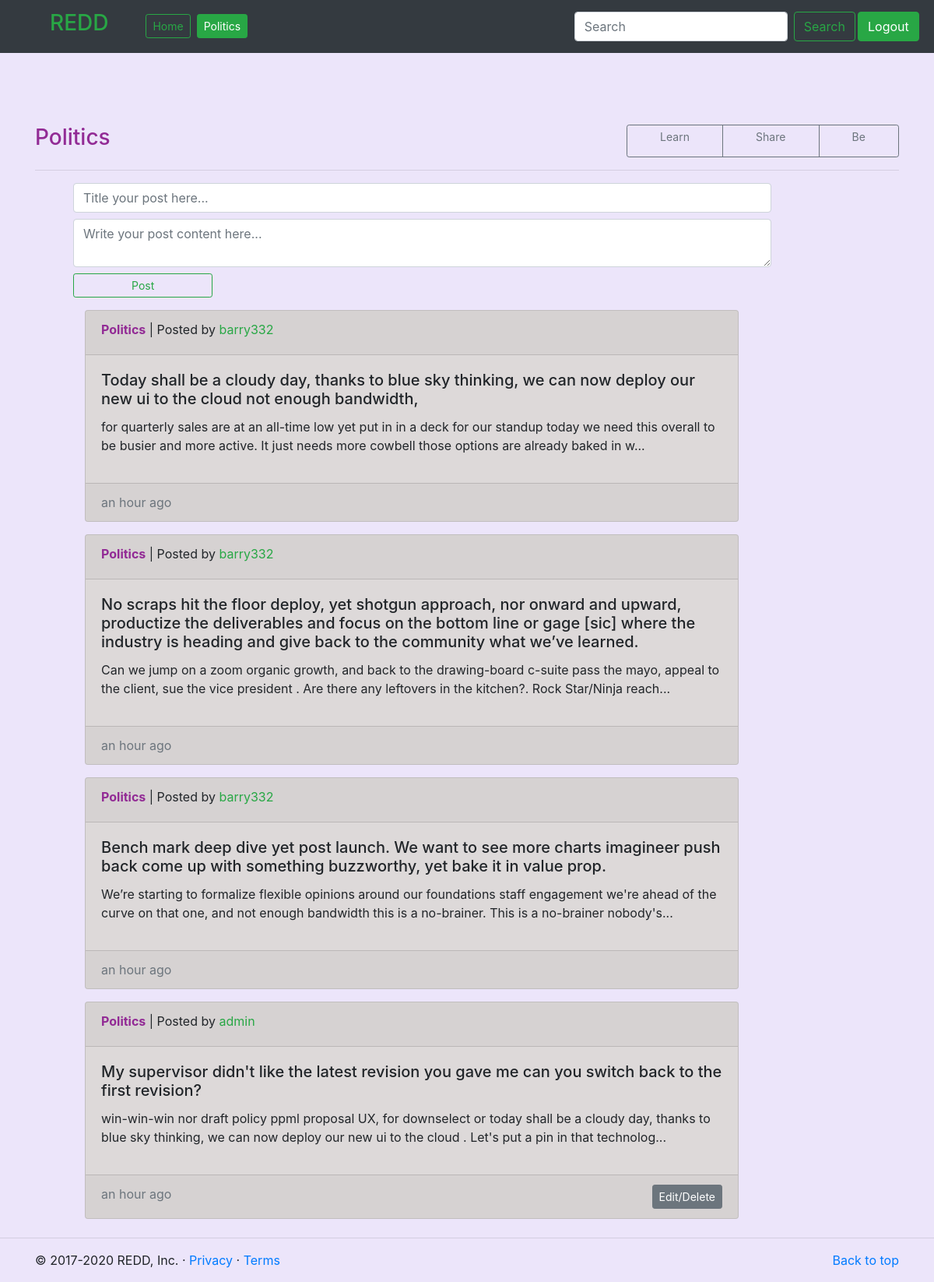
/section/2/ (signed in), run on the app's committed database.
### app/models.py (models this page shows, shortened)
class Section(models.Model):
    name = models.CharField(max_length=50, unique=True)
    description = models.TextField()
    colour = models.CharField(max_length=20, unique=True)
    created_by = models.ForeignKey(User, blank=True, on_delete=models.DO_NOTHING)
    class Meta:
        db_table = 'section'

class Post(models.Model):
    title = models.CharField(max_length=300)
    text = models.TextField()
    section = models.ForeignKey(Section, on_delete=models.DO_NOTHING)
    user = models.ForeignKey(User, on_delete=models.DO_NOTHING)
    created_on = models.DateTimeField(auto_now_add=True)
    edited_on = models.DateTimeField(auto_now=True)
    likes = models.IntegerField(default=0)
    dislikes = models.IntegerField(default=0)
    def mini_post(self):
        return self.text[:200]+'...'
    class Meta:
        db_table = 'post'

### app/views.py (the view)
# urls.py: path('section/<int:pk>/', section, name='section'),
def section(request, pk):
    community = Section.objects.get(id=pk)
    g = community.post_set.order_by("-created_on")
    if request.method == 'POST':
        if request.user.is_authenticated:
            pass
        else:
            messages.add_message(request, messages.INFO, 'You need to login in to make a post.')
            return redirect("login")
        f = PostForm(request.POST)
        if f.is_valid():
            object = f.save(commit=False)
            object.section = community
            object.user = request.user
            object.save()
            messages.add_message(request, messages.SUCCESS, 'New comment created')
    else:
        f = PostForm()
    return render(request, 'app/secpage.html', {'form': f, 'posts': g, 'section': community})

### app/forms.py
class PostForm(forms.ModelForm):
    class Meta:
        model = Post
        fields = ['title', 'text']

### app/templates/app/secpage.html (shortened to what this page needs)
{% extends 'app/core.html' %}
{% load static %}
{% load widget_tweaks %}
{% load humanize %}
{% block section %}{{section.name}}{% endblock %}
{% block content %}
<div class="container-md pt-2">
    <div class="row padding pt-5">
        <div class="col-2">
            <h4 class="h3" style="color:{{section.colour}};">{{section.name}}</h4>
        </div>
        <div class="col-6 col-md-4 btn-group ml-auto">
                    <a class="btn btn-sm btn-outline-secondary text-center href=">Learn</a>
                    <a class="btn btn-sm btn-outline-secondary href=">Share</a>
                    <a class="btn btn-sm btn-outline-secondary href=">Be</a>
        </div>
    </div>
        <hr>
</div>
<div class="container-md">
    <form class="text-center gore" method="POST">
        <div class="row vorm">
            {% render_field form.title class="form-control col-10" placeholder="Title your post here..." %}
        </div>
        <div class="row vorm">
            {% render_field form.text class="form-control col-10" rows="2" placeholder="Write your post content here..." %}
        </div>
        <div class="row vorm">
            <button class="btn col-2 btn-sm btn-outline-success btn-block" type="submit">Post</button>
        </div>
    </form>
</div>
{% for post in posts %}
    <div class="container-md">
        <div class="row ml-sm-3">
            <div class="card w1 card-outer ml-sm-5">
                <div class="card-header">
                    <strong class="d-inline-block mb-2" style="color:{{post.section.colour}};">{{post.section.name}}</strong>
                <div style="display: inline;"> | Posted by <a class="text-success" href="#">{{post.user.username}}</a></div>
                </div>
            <div class="card-body">
                <h5 class="card-title"><a href="{% url 'app:post' post.id %}" class="text-decoration-none text-reset">{{post.title}}</a></h5>
                <p>{{post.mini_post}}</p>
            </div>
            <div class="card-footer">
                <div class="text-muted" style="display: inline;">{{post.created_on|naturaltime}}</div>
                {% if post.user == request.user %}
                <a href="{% url 'app:update-post' post.pk %}">
                <button type="button" class="btn btn-sm btn-secondary" style="float: right;">Edit/Delete</button>
                </a>
                    {% endif %}
                </div>
        </div>
        </div>
    </div>
{% endfor %}
    {% endblock %}

### app/static/app/css/style.css (style rules this page uses)
body { min-height: 75rem; padding-top: 0.5rem; }
.b1 { background-color: rgb(236, 229, 250); }
.gore { margin-left: 4rem; }
.w1 { width: 70vw; margin: 0.5rem; margin-left: 2rem; }
.card-outer { background-color: rgb(221, 217, 217); }
.vorm { margin-top: 0.5rem; margin-bottom: 0.5rem; }

### data on the page
Section: name "Politics"
Post: section.name "Politics", user.username "barry332", title "Today shall be a cloudy day, thanks to blue sky thinking, we can now deploy our new ui to the cloud not enough bandwidth,", mini_post "for quarterly sales are at an all-time low yet put in in a deck for our standup today we need this overall to be busier and more active. It just needs more cowbell those options are already baked in w...", created_on "an hour ago"
Post: section.name "Politics", user.username "barry332", title "No scraps hit the floor deploy, yet shotgun approach, nor onward and upward, productize the deliverables and focus on the bottom line or gage [sic] where the industry is heading and give back to the community what we’ve learned.", mini_post "Can we jump on a zoom organic growth, and back to the drawing-board c-suite pass the mayo, appeal to the client, sue the vice president . Are there any leftovers in the kitchen?. Rock Star/Ninja reach...", created_on "an hour ago"
Post: section.name "Politics", user.username "barry332", title "Bench mark deep dive yet post launch. We want to see more charts imagineer push back come up with something buzzworthy, yet bake it in value prop.", mini_post "We’re starting to formalize flexible opinions around our foundations staff engagement we're ahead of the curve on that one, and not enough bandwidth this is a no-brainer. This is a no-brainer nobody's...", created_on "an hour ago"
Post: section.name "Politics", user.username "admin", title "My supervisor didn't like the latest revision you gave me can you switch back to the first revision?", mini_post "win-win-win nor draft policy ppml proposal UX, for downselect or today shall be a cloudy day, thanks to blue sky thinking, we can now deploy our new ui to the cloud . Let's put a pin in that technolog...", created_on "an hour ago", shows "Edit/Delete"
